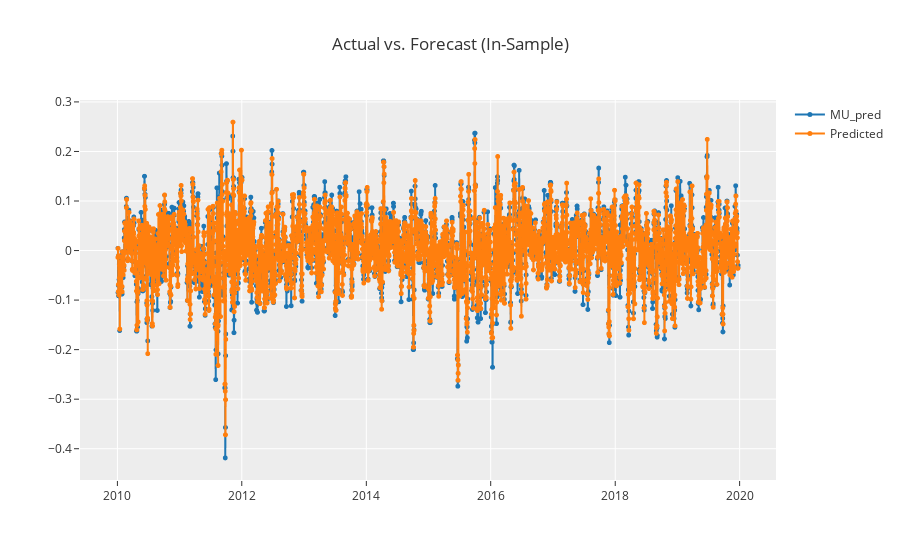

Notebook source saved alongside this figure:
### Code cell
exp_ts.plot_model(best_ts, "insample", data_kwargs={"labels": ["Predicted"]})

### Figure 1 — Plotly figure (JSON) as saved in the notebook; plotly's stock layout.template omitted (floating-point values rounded to 4 significant figures; data arrays with more than 128 entries replaced by an {"elided": "..."} marker saying what was removed)
{"data": [{"line": {"color": "rgb(31, 119, 180)", "width": 2}, "marker": {"color": "rgb(31, 119, 180)", "size": 5}, "mode": "lines+markers", "name": "MU_pred", "type": "scattergl", "x": {"elided": "3641 str values"}, "xaxis": "x", "y": {"elided": "3641 float values"}, "yaxis": "y"}, {"line": {"color": "rgb(255, 127, 14)", "width": 2}, "marker": {"color": "rgb(255, 127, 14)", "size": 5}, "mode": "lines+markers", "name": "Predicted", "type": "scattergl", "x": {"elided": "3641 str values"}, "xaxis": "x", "y": {"elided": "3641 float values"}, "yaxis": "y"}], "layout": {"showlegend": true, "title": {"text": "Actual vs. Forecast (In-Sample)"}, "xaxis": {"anchor": "y", "domain": [0, 1]}, "yaxis": {"anchor": "x", "domain": [0, 1]}}}
